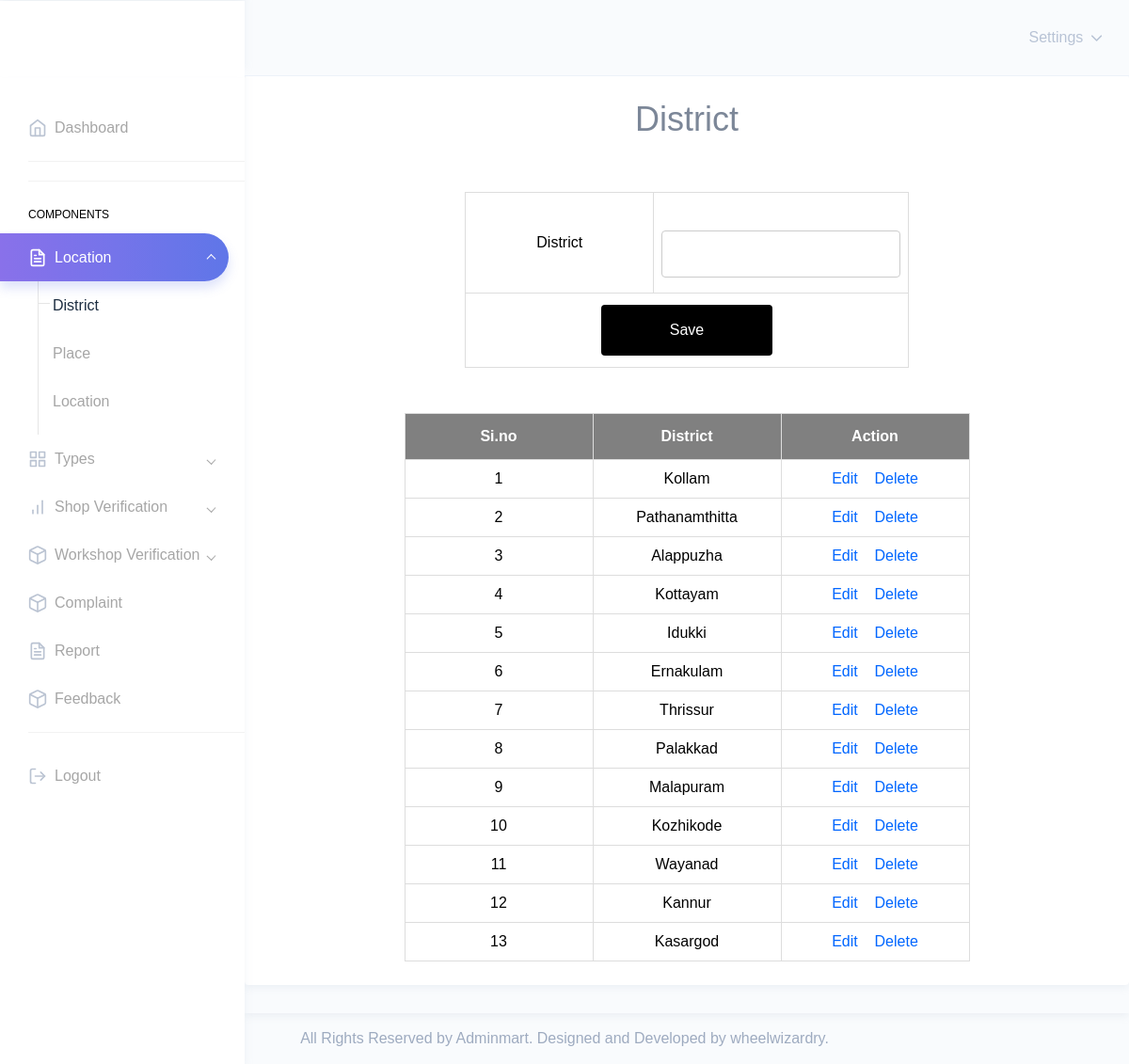
Page /Project/Admin/DistrictDetails.php on the committed database.
### tables this page shows
CREATE TABLE `tbl_district` (
  `district_id` int(11) NOT NULL,
  `district_name` varchar(20) NOT NULL
);

### Project/Admin/DistrictDetails.php (the view, shortened to what this page needs)
<?php
include("../Assets/Connection/Connection.php");
include("Head.php");
			        ?>
                    <?php
	$ename="";
			        ?>
<!DOCTYPE html PUBLIC "-//W3C//DTD XHTML 1.0 Transitional//EN" "http://www.w3.org/TR/xhtml1/DTD/xhtml1-transitional.dtd">
<html xmlns="http://www.w3.org/1999/xhtml">
<head>
</head>
<body>
<div id="tab">
<h1 align="center">District</h1>
<br/><br/>
<form id="form1" name="form1" method="post" action="">
  <table border="1" align="center" cellpadding="5">
    <tr align="center">
      <td>District</td>
      <td><label for="txtdis"></label>
      <input type="text" name="txtdistrict" id="txtdis" value="<?php echo $ename?>" required autocomplete="off" /></td>
    </tr>
    <tr align="center">
      <td colspan="2"><div align="center">
        <input type="submit" name="btnsave" id="btnsub" value="Save" />
      </div></td>
    </tr>
  </table>
  <br /><br/>
  <table border="1" align="center" cellpadding="5">
    <tr align="center">
      <th >Si.no</th>
      <th >District</th>
      <th colspan="2"><div align="center">Action</div></th>
    </tr>
<?php
$i=0;
$selqry = "select * from tbl_district";
$result=$conn->query($selqry);
while($row = $result->fetch_assoc())
{
	$i++;
?>
		<tr align="center">
        	<td>
            <?php echo $i;?>
            </td>
            <td>
            <?php echo $row["district_name"];?>
            </td>
       		<td colspan="2"align="center"><a href="DistrictDetails.php?ch=<?php echo $row["district_id"];?>">Edit</a>&nbsp;&nbsp;&nbsp;
        <a href="DistrictDetails.php?m=<?php echo $row["district_id"];?>">Delete</a></td></tr>
        <?php
}
?>
  </table>
</form>
</div>
</body>
<?php
include("Foot.php");
?>
</html>

### Project/Assets/Templates/form.css (style rules this page uses)
#tab { font-family: "Trebuchet MS", Arial, Helvetica, sans-serif; border-collapse: collapse; width: 100%; }
#tab td, #tab th { border: 1px solid #ddd; padding: 8px; color: black; text-align:center; min-width:200px; }
#tab a { color:#06F; }
#tab th { padding-top: 12px; padding-bottom: 12px; text-align:center; background-color: gray; color: white; alignment-adjust:central; }
input[type=text],[type=password],[type=email],[type=date], select { width: 100%; padding: 12px 20px; margin: 8px 0; display: inline-block; border: 1px solid #ccc; border-radius: 4px; box-sizing: border-box; }
input[type=submit] { width: 40%; background-color: black; color: white; padding: 15px; margin: 4px 0; border: none; border-radius: 4px; cursor: pointer; }

### rows in the picture
tbl_district: district_name "Kollam"
tbl_district: district_name "Pathanamthitta"
tbl_district: district_name "Alappuzha"
tbl_district: district_name "Kottayam"
tbl_district: district_name "Idukki"
tbl_district: district_name "Ernakulam"
tbl_district: district_name "Thrissur"
tbl_district: district_name "Palakkad"
tbl_district: district_name "Malapuram"
tbl_district: district_name "Kozhikode"
tbl_district: district_name "Wayanad"
tbl_district: district_name "Kannur"
tbl_district: district_name "Kasargod"
